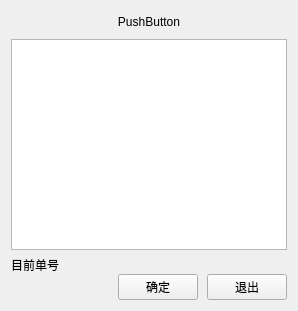
<?xml version="1.0" encoding="UTF-8"?>
<ui version="4.0">
 <class>w_scr_dish_restaurant_div_pop</class>
 <widget class="QDialog" name="w_scr_dish_restaurant_div_pop">
  <property name="geometry">
   <rect>
    <x>0</x>
    <y>0</y>
    <width>298</width>
    <height>311</height>
   </rect>
  </property>
  <property name="windowTitle">
   <string>Dialog</string>
  </property>
  <layout class="QVBoxLayout" name="verticalLayout">
   <item>
    <widget class="QPushButton" name="pushButton_ch_tableno">
     <property name="text">
      <string>PushButton</string>
     </property>
     <property name="flat">
      <bool>true</bool>
     </property>
    </widget>
   </item>
   <item>
    <widget class="ftableview" name="tableView"/>
   </item>
   <item>
    <widget class="QFrame" name="frame">
     <layout class="QVBoxLayout" name="verticalLayout_2">
      <property name="spacing">
       <number>0</number>
      </property>
      <property name="leftMargin">
       <number>0</number>
      </property>
      <property name="topMargin">
       <number>0</number>
      </property>
      <property name="rightMargin">
       <number>0</number>
      </property>
      <property name="bottomMargin">
       <number>0</number>
      </property>
      <item>
       <layout class="QHBoxLayout" name="horizontalLayout_2" stretch="0,1">
        <item>
         <widget class="QLabel" name="label">
          <property name="text">
           <string>目前单号</string>
          </property>
         </widget>
        </item>
        <item>
         <widget class="QLabel" name="label_desc">
          <property name="text">
           <string/>
          </property>
          <property name="outer_stylesheet" stdset="0">
           <string>label_blue</string>
          </property>
         </widget>
        </item>
       </layout>
      </item>
      <item>
       <layout class="QHBoxLayout" name="horizontalLayout">
        <property name="spacing">
         <number>9</number>
        </property>
        <item>
         <spacer name="horizontalSpacer">
          <property name="orientation">
           <enum>Qt::Horizontal</enum>
          </property>
          <property name="sizeHint" stdset="0">
           <size>
            <width>40</width>
            <height>20</height>
           </size>
          </property>
         </spacer>
        </item>
        <item>
         <widget class="lds_toolbar_button" name="pushButton_ok">
          <property name="text">
           <string>确定</string>
          </property>
          <property name="outer_stylesheet" stdset="0">
           <string>pushbutton</string>
          </property>
         </widget>
        </item>
        <item>
         <widget class="lds_toolbar_button" name="pushButton_cancel">
          <property name="text">
           <string>退出</string>
          </property>
          <property name="outer_stylesheet" stdset="0">
           <string>pushbutton</string>
          </property>
         </widget>
        </item>
       </layout>
      </item>
     </layout>
    </widget>
   </item>
  </layout>
 </widget>
 <customwidgets>
  <customwidget>
   <class>ftableview</class>
   <extends>QTableView</extends>
   <header>ftableview.h</header>
  </customwidget>
  <customwidget>
   <class>lds_toolbar_button</class>
   <extends>QPushButton</extends>
   <header>lds_toolbar_button.h</header>
  </customwidget>
 </customwidgets>
 <resources/>
 <connections/>
</ui>
